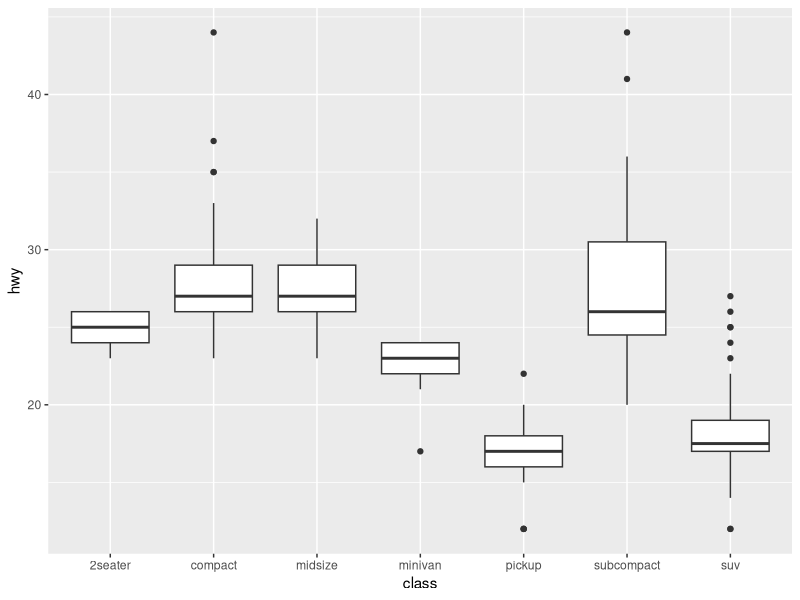
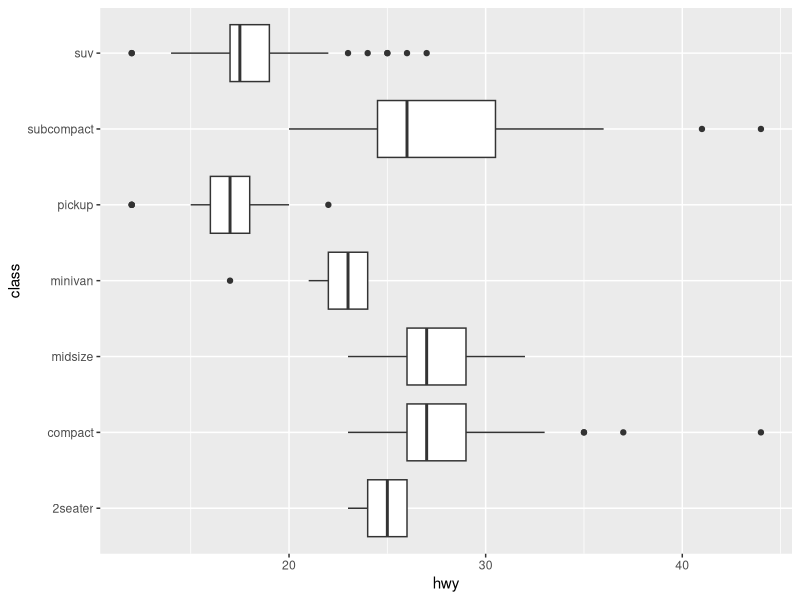
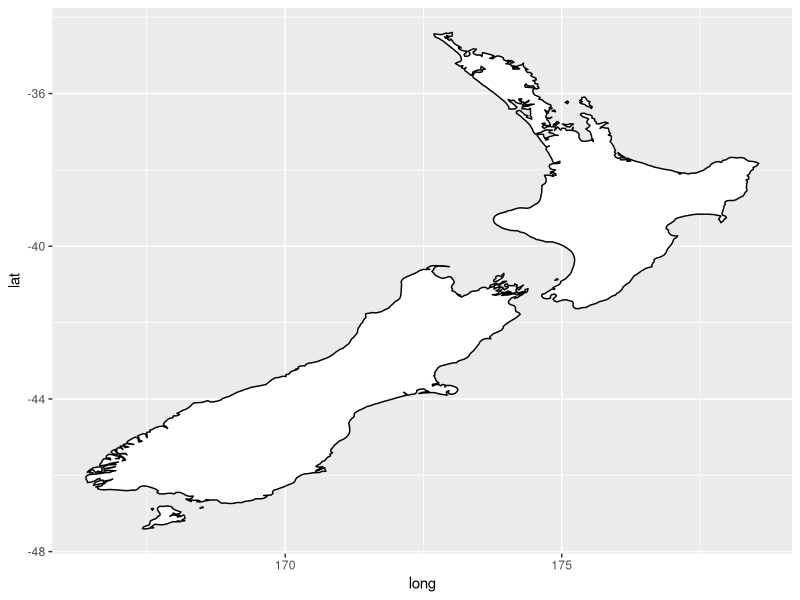
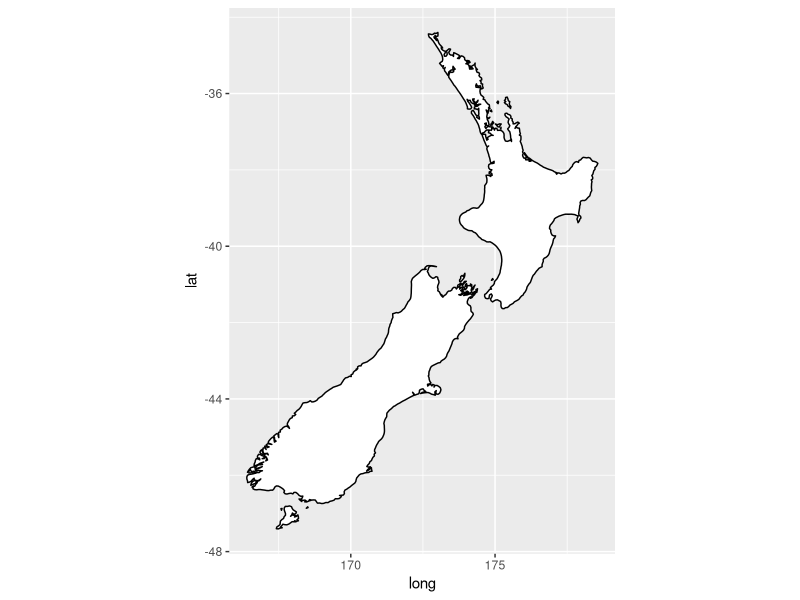
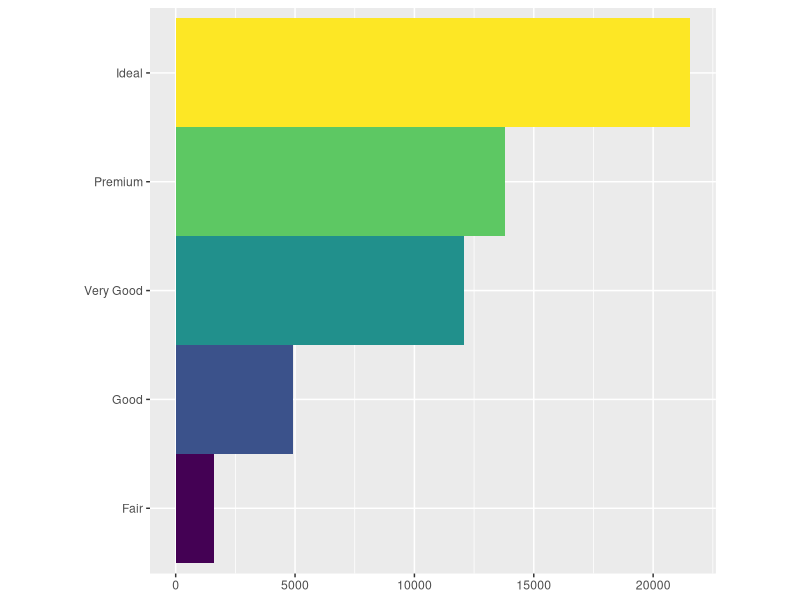
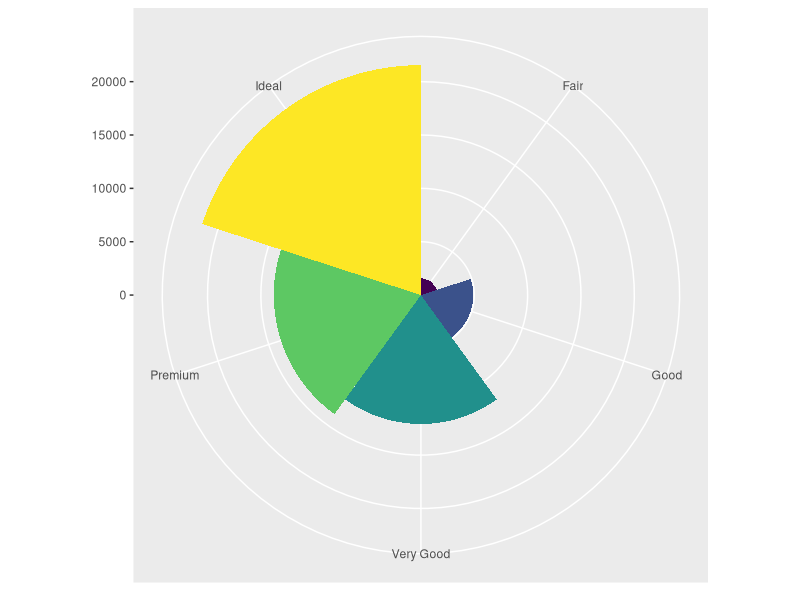
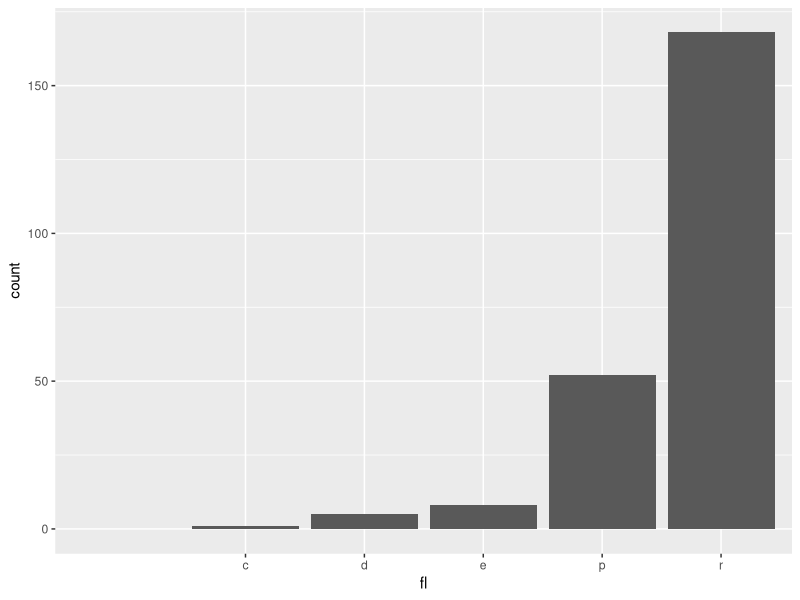
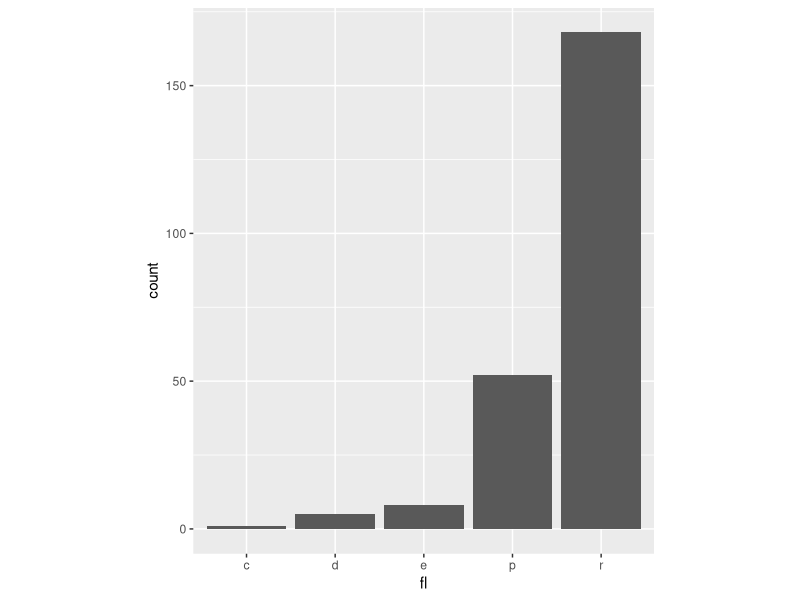

Generate these figures, in order, with R: (Note: this script raises an error after producing the figures.)
## ---- chunk 1
library(tidyverse)

knitr::opts_chunk$set(fig.height = 3, fig.width = 6)

Sys.setlocale(locale = "Lithuanian")
## ---- chunk 2
ggplot(data = mpg, mapping = aes(x = class, y = hwy)) + 
  geom_boxplot()
## ---- chunk 3
ggplot(data = mpg, mapping = aes(x = class, y = hwy)) + 
  geom_boxplot() +
  coord_flip()

## ---- chunk 4
nz <- map_data("nz")

ggplot(nz, aes(long, lat, group = group)) +
  geom_polygon(fill = "white", colour = "black")

ggplot(nz, aes(long, lat, group = group)) +
  geom_polygon(fill = "white", colour = "black") +
  coord_quickmap()
## ---- chunk 5
bar <- ggplot(data = diamonds) + 
  geom_bar(
    mapping = aes(x = cut, fill = cut), 
    show.legend = FALSE,
    width = 1
  ) + 
  theme(aspect.ratio = 1) +
  labs(x = NULL, y = NULL)

bar + coord_flip()
bar + coord_polar()
## ---- chunk 6
d <- ggplot(mpg, aes(fl))
r <- d + geom_bar()
## ---- chunk 7
r + coord_cartesian(xlim = c(0, 5))
r + coord_fixed(ratio = 1/30)
r + coord_flip()
r + coord_polar(theta = "x", direction = 1)
## ---- chunk 8
r + coord_trans(ytrans = "sqrt")
## ---- chunk 9
r + coord_trans(y = "sqrt")
## ---- chunk 10

df <- data.frame(x = 1:11, y = c(1:5,10,5:1))

gg1 <- 
    ggplot(df, aes(x, y)) + 
    geom_line() +
    geom_point()

## ---- chunk 11
gg1
## ---- chunk 12
gg1 + ylim(0, 6)
## ---- chunk 13
gg1 + coord_cartesian(ylim = c(0, 6))
## ---- chunk 14
ggplot(data = mpg, mapping = aes(x = cty, y = hwy)) +
  geom_point() + 
  geom_abline() +
  coord_fixed()
## ---- chunk 15
d <- ggplot(mpg, aes(fl))
r <- d + geom_bar()
## ---- chunk 16
r + theme_bw()
## ---- chunk 17
r + theme_dark()
## ---- chunk 18
r + theme_classic()
r + theme_light()
r + theme_linedraw()
r + theme_minimal()
r + theme_void()
r + theme_dark()
r + theme_gray()
r + theme_bw()

## ---- chunk 19
t <- ggplot()
## ---- chunk 20
t + ggtitle("Paveikslo pavadinimas")
t + ggtitle(label = "Paveikslo pavadinimas", 
            subtitle = "Paantraštė")
t + xlab("x text")
t + ylab("y text")
## ---- chunk 21
t + labs(x = " X ašies pavadinimas", 
         y = " Y ašies pavadinimas ",
         title =  "Paveikslo pavadinimas (viršuje)", 
         subtitle = "Paantraštė (apačioje)",
         caption = "Paveikslo aprašymas (apačioje)") 

## ---- chunk 22
r2 <- 
    ggplot(mpg, aes(cty, hwy)) +
    geom_jitter(aes(color = drv, fill = drv)) 
## ---- chunk 23
r2
## ---- chunk 24
r2 + labs(fill = "Varomi ratai")
## ---- chunk 25
r2 + labs(fill = "Varomi ratai", color = "Varomi ratai")
